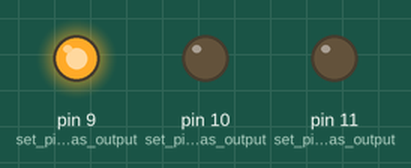
Recording of a sketch running on a simulated Arduino Uno, built with avr-gcc and run on an emulated ATmega328P. Shown: output pins drawn as LEDs (lit = HIGH).

Above: at 0.5 s.
At 1.5 s:
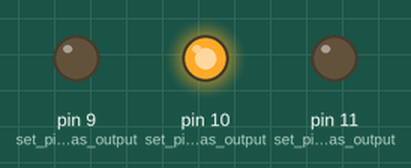
At 5.5 s:
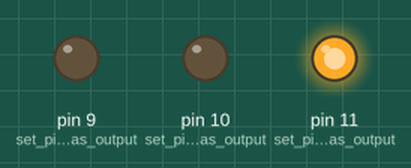
Timing chart, 0 to 6.9 s (numbered marks = the images above):
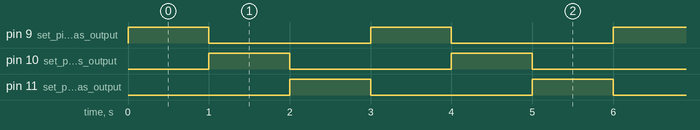

Measured:
- by itself, pin 9 (set_pin_9_as_output), pin 10 (set_pin_10_as_output), pin 11 (set_pin_11_as_output): alternates HIGH for 1.0 s and LOW for 2.0 s
- by itself, everything shown: repeats every 3.0 s, in 3 steps

The sketch:

fade_leds_chatgpt.ino
```cpp
void setup() {
  pinMode(9, OUTPUT);  // set pin 9 as output
  pinMode(10, OUTPUT); // set pin 10 as output
  pinMode(11, OUTPUT); // set pin 11 as output
}

void loop() {
  analogWrite(9, 255); // set red to maximum brightness (255 out of 255)
  analogWrite(10, 0);  // set green to minimum brightness (0 out of 255)
  analogWrite(11, 0);  // set blue to minimum brightness (0 out of 255)
  delay(1000);         // wait for 1 second

  analogWrite(9, 0);   // set red to minimum brightness (0 out of 255)
  analogWrite(10, 255);// set green to maximum brightness (255 out of 255)
  analogWrite(11, 0);  // set blue to minimum brightness (0 out of 255)
  delay(1000);         // wait for 1 second

  analogWrite(9, 0);   // set red to minimum brightness (0 out of 255)
  analogWrite(10, 0);  // set green to minimum brightness (0 out of 255)
  analogWrite(11, 255);// set blue to maximum brightness (255 out of 255)
  delay(1000);         // wait for 1 second
}
```
